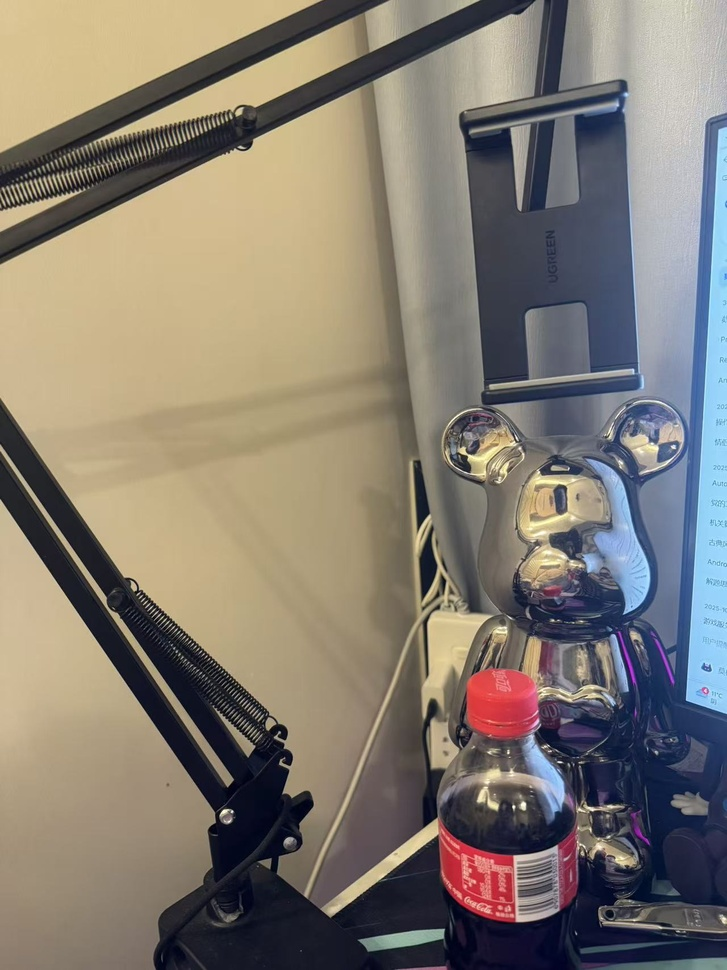
#> input picture panorama_stitching/images/img1.jpg, 727 x 970 px, shrunk from 1280 x 1707 before the run; its folder holds 3 pictures in this run
$ python panorama_simple.py
#> lines starting #> are read from the running program, lines starting #| are printed output that depends on the picture
import cv2
import numpy as np
import os

def main():
    print("=== 全景拼接简化版（使用OpenCV内置函数）===")

    # 1. 加载`images`文件夹里的所有图片
    image_dir = "images"
    images = []
    files = [f for f in os.listdir(image_dir) if f.endswith(('.jpg', '.png', '.jpeg'))]

    for f in sorted(files):
        img_path = os.path.join(image_dir, f)
        img = cv2.imread(img_path)
#> img is the input picture: shape (970, 727, 3); mean B, G, R 113.6, 123.6, 130.9
        if img is not None:
            images.append(img)
            print(f"加载: {f}")

    if len(images) < 2:
        print("错误：需要至少2张图片。")
        return

    # 2. 使用OpenCV内置拼接器
    stitcher = cv2.Stitcher_create()
    status, panorama = stitcher.stitch(images)
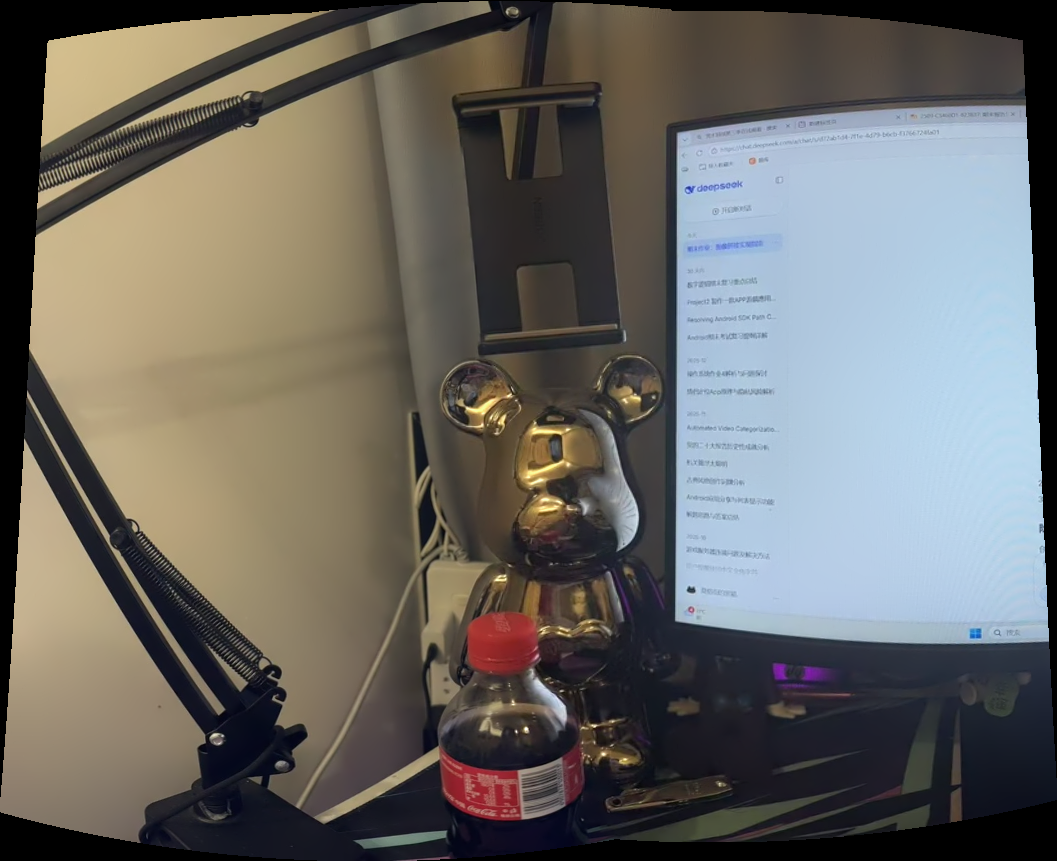
#> panorama: shape (861, 1057, 3); mean of channels 0, 1, 2 100.3, 104.5, 106.3; drawn as B, G, R
#> status = 0

    # 3. 输出结果
    if status == cv2.Stitcher_OK:
        output_path = "panorama_result.jpg"
        cv2.imwrite(output_path, panorama)
        print(f"✅ 拼接成功！结果已保存为: {output_path}")
        print(f"图片尺寸: {panorama.shape[1]} x {panorama.shape[0]}")
#| 图片尺寸: 1057 x 861

        # 尝试显示图片（如果环境支持）
        try:
            cv2.imshow("全景图", panorama)
            cv2.waitKey(0)
            cv2.destroyAllWindows()
        except:
            pass
    else:
        print(f"❌ 拼接失败，错误码: {status}")

if __name__ == "__main__":
    main()
